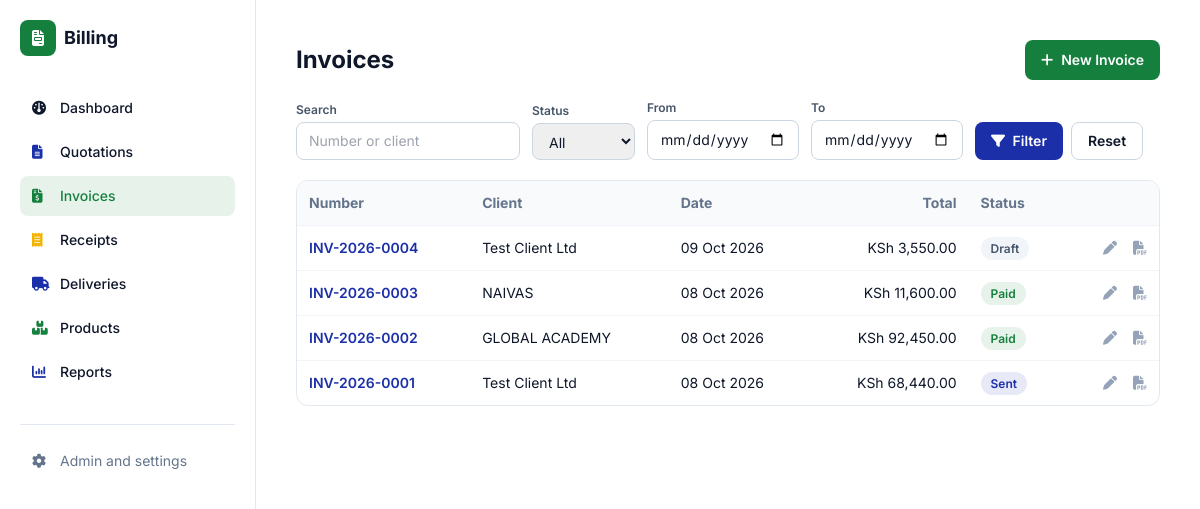
The app's page /list/invoice/ (signed in), older data.
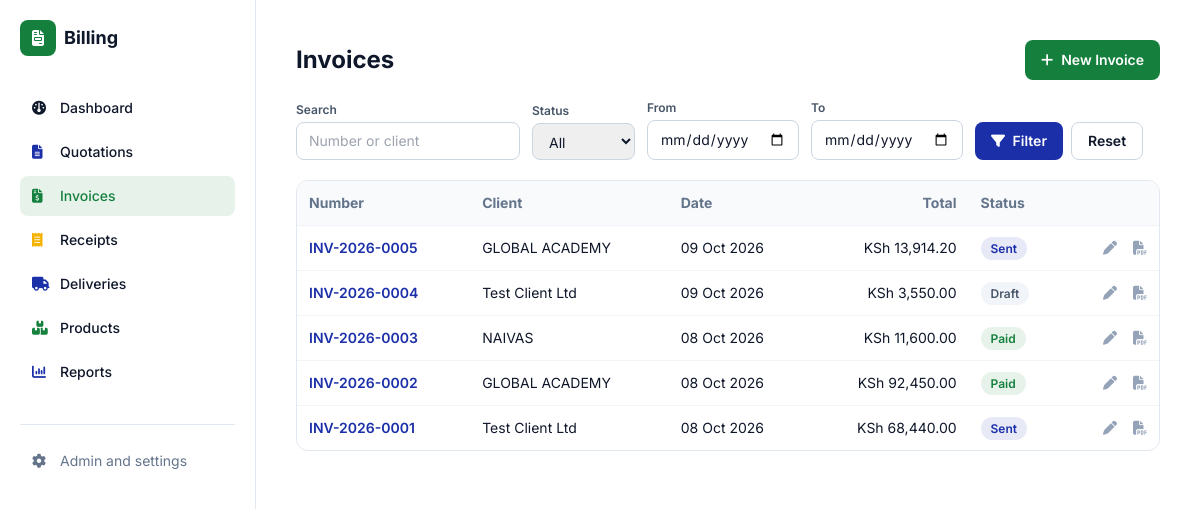
The same page, newer data.
### documents/models.py (models this page shows, shortened)
class Document(models.Model):
    QUOTATION, INVOICE, RECEIPT = "quotation", "invoice", "receipt"
    TYPES = [(QUOTATION, "Quotation"), (INVOICE, "Invoice"), (RECEIPT, "Receipt")]
    PREFIX = {QUOTATION: "QUO", INVOICE: "INV", RECEIPT: "RCP"}
    STATUSES = [
        ("draft", "Draft"), ("sent", "Sent"), ("accepted", "Accepted"),
        ("paid", "Paid"), ("void", "Void"),
    ]
    PAYMENT_METHODS = [
        ("cash", "Cash"), ("mpesa", "M-Pesa"), ("bank", "Bank Transfer"), ("card", "Card"),
    ]
    VAT_MODES = [
        ("exclusive", "VAT exclusive (add VAT on top)"),
        ("inclusive", "VAT inclusive (prices include VAT)"),
        ("none", "No VAT"),
    ]
    doc_type = models.CharField(max_length=10, choices=TYPES)
    number = models.CharField(max_length=30, unique=True, editable=False)
    client = models.ForeignKey(Client, null=True, blank=True, on_delete=models.SET_NULL)
    client_name = models.CharField(max_length=150, blank=True, help_text="Walk-in name if no client")
    issue_date = models.DateField(default=timezone.localdate)
    due_date = models.DateField(null=True, blank=True)
    status = models.CharField(max_length=10, choices=STATUSES, default="draft")
    vat_mode = models.CharField(max_length=10, choices=VAT_MODES, default="exclusive")
    served_by = models.CharField(max_length=80, blank=True)
    discount = models.DecimalField(max_digits=12, decimal_places=2, default=0)
    payment_method = models.CharField(max_length=10, choices=PAYMENT_METHODS, blank=True)
    payment_reference = models.CharField(max_length=60, blank=True)
    notes = models.TextField(blank=True)
    terms = models.TextField(blank=True)
    buyer_pin = models.CharField("Buyer KRA PIN", max_length=20, blank=True)
    etims_invoice_no = models.CharField("eTIMS invoice no.", max_length=60, blank=True)
    etims_qr = models.CharField("eTIMS QR data or link", max_length=500, blank=True,
                                help_text="Paste the QR link or data KRA gives you for this invoice")
    share_token = models.CharField(max_length=32, unique=True, null=True, blank=True, editable=False)
    share_viewed_at = models.DateTimeField(null=True, blank=True, editable=False)
    business = models.JSONField(default=dict, blank=True, editable=False)
    source = models.ForeignKey("self", null=True, blank=True, on_delete=models.SET_NULL,
                               related_name="converted")
    created_at = models.DateTimeField(auto_now_add=True)
    class Meta:
        ordering = ["-created_at"]
    @property
    def display_client(self):
        return self.client.name if self.client else (self.client_name or "Walk-in Customer")
    @cached_property
    def biz(self):
        data = dict(self.business or {})
        if not data:
            p = BusinessProfile.get()
            data = p.snapshot() if p else {}
        for key in ("name", "tagline", "address", "phone", "email", "kra_pin",
                    "payment_details", "receipt_footer", "logo", "signature", "stamp"):
            data.setdefault(key, "")
        data.setdefault("vat_rate", "16.00")
        return SimpleNamespace(**data)
    @cached_property
    def vat_rate(self):
        return Decimal(str(self.biz.vat_rate))
    @property
    def items_total(self):
        return sum((i.line_total for i in self.items.all()), Decimal("0"))
    @property
    def gross(self):
        return max(self.items_total - self.discount, Decimal("0"))
    @property
    def vat_amount(self):
        if self.vat_mode == "exclusive":
            return (self.gross * self.vat_rate / 100).quantize(Decimal("0.01"))
        if self.vat_mode == "inclusive":
            return self.gross - self.net_amount
        return Decimal("0")
    @property
    def total(self):
        return self.gross + self.vat_amount if self.vat_mode == "exclusive" else self.gross
    @property
    def is_overdue(self):
        return bool(self.doc_type == self.INVOICE and self.due_date
                    and self.status == "sent" and self.due_date < timezone.localdate())
    @property
    def status_label(self):
        return "Overdue" if self.is_overdue else self.get_status_display()
    @property
    def status_style(self):
        return STATUS_STYLES["overdue" if self.is_overdue else self.status]

class Client(models.Model):
    name = models.CharField(max_length=150)
    phone = models.CharField(max_length=50, blank=True)
    email = models.EmailField(blank=True)
    address = models.TextField(blank=True)
    kra_pin = models.CharField(max_length=30, blank=True)
    class Meta:
        ordering = ["name"]

class DocumentItem(models.Model):
    document = models.ForeignKey(Document, related_name="items", on_delete=models.CASCADE)
    description = models.CharField(max_length=255)
    serial_numbers = models.TextField(blank=True, help_text="Optional, one per line")
    quantity = models.DecimalField(max_digits=10, decimal_places=2, default=1)
    unit_price = models.DecimalField(max_digits=12, decimal_places=2)
    product = models.ForeignKey("Product", null=True, blank=True, on_delete=models.SET_NULL,
                                related_name="sold_items")
    @property
    def line_total(self):
        return self.quantity * self.unit_price

### documents/views.py (the view)
# urls.py: path("list/<str:doc_type>/", views.document_list, name="list"),
@login_required
def document_list(request, doc_type):
    _check(doc_type)
    qs = (Document.objects.filter(doc_type=doc_type)
          .select_related("client").prefetch_related("items"))
    q = request.GET.get("q", "").strip()
    status = request.GET.get("status", "")
    d_from, d_to = request.GET.get("from", ""), request.GET.get("to", "")
    if q:
        qs = qs.filter(Q(number__icontains=q) | Q(client__name__icontains=q) | Q(client_name__icontains=q))
    if status == "overdue":
        qs = qs.filter(doc_type="invoice", status="sent", due_date__lt=timezone.localdate())
    elif status:
        qs = qs.filter(status=status)
    if _date(d_from):
        qs = qs.filter(issue_date__gte=_date(d_from))
    if _date(d_to):
        qs = qs.filter(issue_date__lte=_date(d_to))
    page_obj, page_range, querystring = paginate(request, qs)
    statuses = list(STATUS_CHOICES[doc_type]) + ([("overdue", "Overdue")] if doc_type == "invoice" else [])
    return render(request, "documents/document_list.html", {
        "docs": page_obj, "page_obj": page_obj, "page_range": page_range,
        "querystring": querystring, "meta": TYPE_META[doc_type], "doc_type": doc_type,
        "statuses": statuses, "f": {"q": q, "status": status, "from": d_from, "to": d_to}})

### documents/views.py (called while the page is built)
def _check(doc_type):
    if doc_type not in TYPE_META:
        raise Http404

def paginate(request, qs, per_page=PER_PAGE):
    paginator = Paginator(qs, per_page)
    page_obj = paginator.get_page(request.GET.get("page"))
    page_range = list(paginator.get_elided_page_range(page_obj.number, on_each_side=1, on_ends=1))
    params = request.GET.copy()
    params.pop("page", None)
    return page_obj, page_range, params.urlencode()

def _date(value):
    try:
        return parse_date(value) if value else None
    except ValueError:
        return None

### templates/documents/document_list.html (shortened to what this page needs)
{% extends "base.html" %}
{% block content %}
<div class="flex flex-col sm:flex-row sm:items-center sm:justify-between gap-3 mb-5">
  <h1 class="text-2xl font-bold">{{ meta.plural }}</h1>
  <a href="{% url 'documents:create' doc_type %}"
     class="inline-flex items-center justify-center gap-2 bg-brand-green hover:bg-green-800 text-white text-sm font-semibold px-4 py-2.5 rounded-lg w-full sm:w-auto">
    <i class="fa-solid fa-plus"></i> New {{ meta.label }}</a>
</div>
<form method="get" class="grid grid-cols-2 md:flex md:flex-wrap md:items-end gap-3 mb-5 text-sm">
  <div class="col-span-2 md:col-span-1">
    <label class="block text-xs font-semibold text-slate-600 mb-1">Search</label>
    <input name="q" value="{{ f.q }}" placeholder="Number or client" class="w-full md:w-56 rounded-lg border border-slate-300 px-3 py-2"></div>
  <div class="col-span-2 sm:col-span-1">
    <label class="block text-xs font-semibold text-slate-600 mb-1">Status</label>
    <select name="status" class="w-full rounded-lg border border-slate-300 px-3 py-2">
      <option value="">All</option>
    </select></div>
  <div><label class="block text-xs font-semibold text-slate-600 mb-1">From</label>
    <input type="date" name="from" value="{{ f.from }}" class="w-full rounded-lg border border-slate-300 px-3 py-2"></div>
  <div><label class="block text-xs font-semibold text-slate-600 mb-1">To</label>
    <input type="date" name="to" value="{{ f.to }}" class="w-full rounded-lg border border-slate-300 px-3 py-2"></div>
  <div class="col-span-2 md:col-span-1 flex gap-2">
    <button class="flex-1 md:flex-none bg-brand-blue text-white font-semibold px-4 py-2 rounded-lg"><i class="fa-solid fa-filter mr-1"></i> Filter</button>
    <a href="{% url 'documents:list' doc_type %}" class="flex-1 md:flex-none text-center px-4 py-2 rounded-lg border border-slate-300 font-semibold">Reset</a>
  </div>
</form>
{% include "documents/_table.html" %}
{% endblock %}

### templates/documents/_table.html (shortened to what this page needs)
<div class="hidden md:block rounded-xl border border-slate-200 overflow-x-auto">
  <table class="w-full text-sm">
    <thead class="bg-slate-50 text-left text-slate-500">
      <tr><th class="p-3">Number</th><th class="p-3">Client</th><th class="p-3">Date</th>
          <th class="p-3 text-right">Total</th><th class="p-3">Status</th><th class="p-3 w-24"></th></tr>
    </thead>
    <tbody>
      {% for d in docs %}
      <tr class="border-t border-slate-100 hover:bg-slate-50">
        <td class="p-3 font-semibold"><a class="text-brand-blue" href="{% url 'documents:detail' d.pk %}">{{ d.number }}</a></td>
        <td class="p-3">{{ d.display_client }}</td>
        <td class="p-3 whitespace-nowrap">{{ d.issue_date|date:"d M Y" }}</td>
        <td class="p-3 text-right whitespace-nowrap">KSh {{ d.total|floatformat:"2g" }}</td>
        <td class="p-3"><span class="px-2.5 py-1 rounded-full text-xs font-semibold {{ d.status_style }}">{{ d.status_label }}</span></td>
        <td class="p-3 text-right whitespace-nowrap text-slate-400">
          <a href="{% url 'documents:edit' d.pk %}" class="hover:text-brand-green mr-3" title="Edit"><i class="fa-solid fa-pen"></i></a>
          <a href="{% url 'documents:pdf' d.pk %}" target="_blank" class="hover:text-brand-blue" title="PDF"><i class="fa-solid fa-file-pdf"></i></a>
        </td>
      </tr>
      {% empty %}
      <tr><td colspan="6" class="p-8 text-center text-slate-400">Nothing matches.</td></tr>
      {% endfor %}
    </tbody>
  </table>
</div>

Row changes from the older to the newer data that the page shows:
added Document: number "INV-2026-0005", display_client "GLOBAL ACADEMY", issue_date "09 Oct 2026", total "13,914.20", status_label "Sent"
